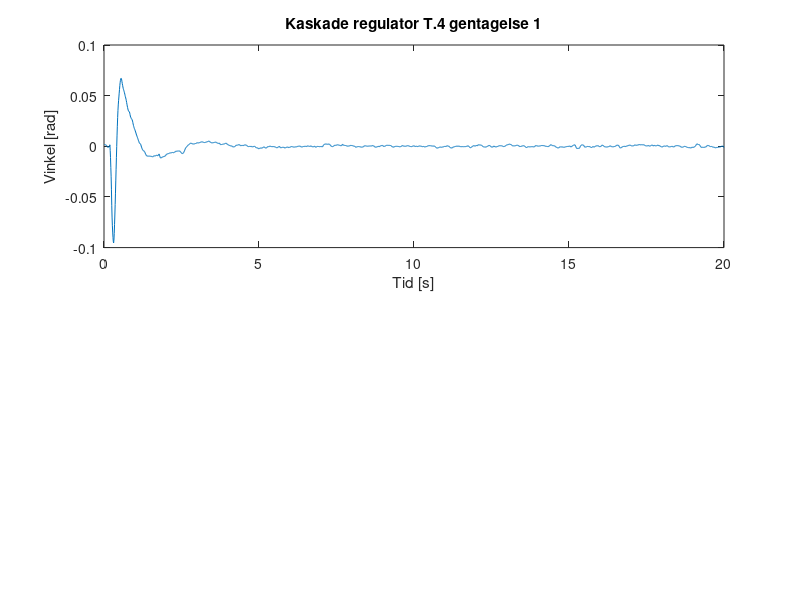

This chart was generated by the following MATLAB code: (Note: this script raises an error after producing the figure.)
%Der er 10 ms mellem hver sampling
clc
clear all
close all

load('dataKaskade.mat');


realdata=dataKaskade(:,1);
stroem=dataKaskade(:,2);
startPin=dataKaskade(:,3);

plot(realdata)
hold on
plot(startPin-2)



n=2000;



start=[331;3002;6380;15122;18121;20971;23784;30079;33458;35904];
%start(1)=1144
%for i=2:10
%    start(i)=start(i-1)+2050;
%end

for i = 1:10
    data(:,i)=realdata(start(i):start(i)+(n-1));
    dataStroem(:,i)=stroem(start(i):start(i)+(n-1));
end



for i = 1:n
    tid(i) = 0.01 * i;
end

for i = 1:10
    dataFilt(1,i) = data(1,i);
    dataFilt(2,i) = (data(1,i) + data(2,i))/2;
    dataFiltStroem(1,i) = dataStroem(1,i);
    dataFiltStroem(2,i) = (dataStroem(1,i) + dataStroem(2,i))/2;
end

for i = 1:10
    for ii=1:n-2
        dataFilt(ii+2,i)=(data(ii,i)+data(ii+1,i)+data(ii+2,i))/3;
        dataFiltStroem(ii+2,i)=(dataStroem(ii,i)+dataStroem(ii+1,i)+dataStroem(ii+2,i))/3;        
    end
end


temp = [0;0;0;0;0;0;0;0;0;0];

for i=1:10
    for ii=1001:n
        temp(i) = temp(i) + dataFilt(ii,i);
    end
end


offset = temp/(n-1000);






for i = 1:10
    dataFilt(:,i) = dataFilt(:,i)-offset(i);
end

addMarkX = [0;0;0;0;0;0;0;0;0;0];
addMarkY = [0;0;0;0;0;0;0;0;0;0];

for i = 1:10
    for ii=1:(n-1)
        if abs(dataFilt(ii,i)) > 0.0175
            if abs(max(dataFilt(ii+1:n,i)))<=0.0175
                addMarkX(i) = ii+1;
                addMarkY(i) = dataFilt(ii+1,i);
            elseif abs(min(dataFilt(ii+1:n,i)))<=0.0175
                addMarkX(i) = ii+1;
                addMarkY(i) = dataFilt(ii+1,i);
            end
        end
    end
end

addMarkX = addMarkX * 0.01;


for i=1:10
    figure(i);
    subplot(2,1,1);
    plotVar(i) = plot(tid,dataFilt(:,i));
    a=sprintf('Kaskade regulator T.4 gentagelse %d',i);
    title(a)
    ylabel("Vinkel [rad]");
    xlabel("Tid [s]");
    yline(0.0175);
    yline(-0.0175);
    datatip(plotVar(i),addMarkX(i),addMarkY(i));
    subplot(2,1,2);
    plot(tid,dataFiltStroem(:,i));
    a=sprintf('Strøminput ved kaskade regulator T.4 gentagelse %d',i);
    title(a)
    ylabel("Strøm [A]");
    xlabel("Tid [s]");
end



